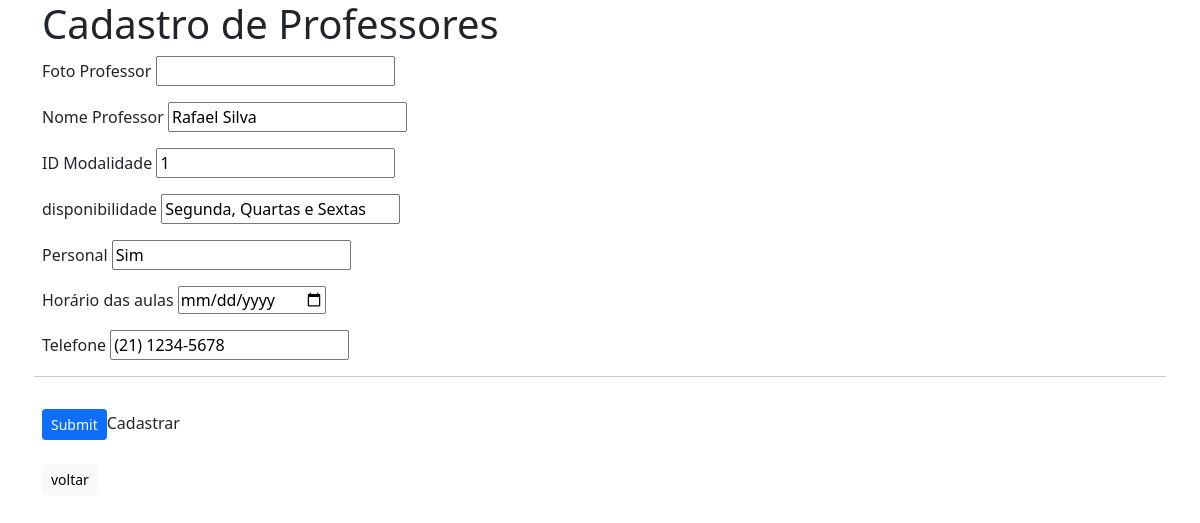
The page /adm/frmprofessor.php?idprofessor=1 on the database its author committed.
### tables this page shows
CREATE TABLE `tblprofessores` (
  `idprofessor` int(11) NOT NULL,
  `fotoProf` varchar(50) NOT NULL,
  `nomeProf` varchar(150) NOT NULL,
  `idmodalidade` int(11) NOT NULL,
  `dispon` varchar(50) NOT NULL,
  `personal` varchar(10) NOT NULL,
  `horaaula` varchar(10) NOT NULL,
  `telefoneProf` varchar(20) NOT NULL
);

### adm/frmprofessor.php (the view, shortened to what this page needs)
<?php
$idprofessor = isset($_GET["idprofessor"]) ? $_GET["idprofessor"]: null;
    try {
       $servidor = "localhost";
       $usuario = "root";
       $senha = "";
       $bd = "bdacadlutas";
       $con2 = new PDO("mysql:host=$servidor;dbname=$bd",$usuario,$senha);
        if($idprofessor){
            $sql = "SELECT * FROM  tblprofessores where idprofessor= :idprofessor";
            $stmt = $con2->prepare($sql);
            $stmt->bindValue(":idprofessor",$idprofessor);
            $stmt->execute();
            $professor = $stmt->fetch(PDO::FETCH_OBJ);
        }
    } catch(PDOException $e){
         echo "erro";
        }
?>
<!DOCTYPE html>
<html lang="en">
<head>
<link href="https://cdn.jsdelivr.net/npm/bootstrap@5.1.3/dist/css/bootstrap.min.css" rel="stylesheet">
</head>
<body>
<div class="container">
<h1>Cadastro de Professores</h1>
<form method="POST">
<div class="row g-3">
  <div class="col">
Foto Professor  <input type="text" name="fotoProf"        value="<?php echo isset($professor) ? $professor->fotoProf : null ?>"><br>
</div>
<div class="col-12">
Nome Professor <input type="text" name="nomeProf"         value="<?php echo isset($professor) ? $professor->nomeProf : null ?>"><br>
</div>
<div class="col-12">
ID Modalidade <input type="text" name="idmodalidade"      value="<?php echo isset($professor) ? $professor->idmodalidade : null ?>"><br>
</div>
<div class="col-12">
disponibilidade <input type="text" name="dispon"          value="<?php echo isset($professor) ? $professor->dispon : null ?>"><br>
</div>
<div class="col-12">
Personal <input type="text" name="personal"               value="<?php echo isset($professor) ? $professor->personal : null ?>"><br>
</div>
<div class="col-12">
Horário das aulas <input type="date" name="horaula"       value="<?php echo isset($professor) ? $professor->horaula : null ?>"><br>
</div>
<div class="col-12">
Telefone <input type="text" name="telefoneProf"           value="<?php echo isset($professor) ? $professor->telefoneProf : null ?>"><br>
</div>
<hr>
<br>
<div class="col-12">
    <input type="submit" class="btn btn-primary btn-sm">Cadastrar</button>
  </div>
</form>
</div>
<br>
<a href="administrativo.php" class="btn btn-light btn-sm ">voltar</a>
</body>
</html>

### rows shown on the page
tblprofessores: nomeProf "Rafael Silva", idmodalidade "1", dispon "Segunda, Quartas e Sextas", personal "Sim", telefoneProf "(21) 1234-5678"
